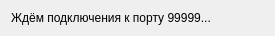
<?xml version="1.0" encoding="UTF-8"?>
<ui version="4.0">
 <class>WaitDialog</class>
 <widget class="QDialog" name="WaitDialog">
  <property name="geometry">
   <rect>
    <x>0</x>
    <y>0</y>
    <width>275</width>
    <height>35</height>
   </rect>
  </property>
  <property name="windowTitle">
   <string>Ждём</string>
  </property>
  <layout class="QHBoxLayout" name="horizontalLayout">
   <item>
    <widget class="QLabel" name="label">
     <property name="text">
      <string>Ждём подключения к порту 99999...</string>
     </property>
    </widget>
   </item>
  </layout>
 </widget>
 <resources/>
 <connections/>
</ui>
